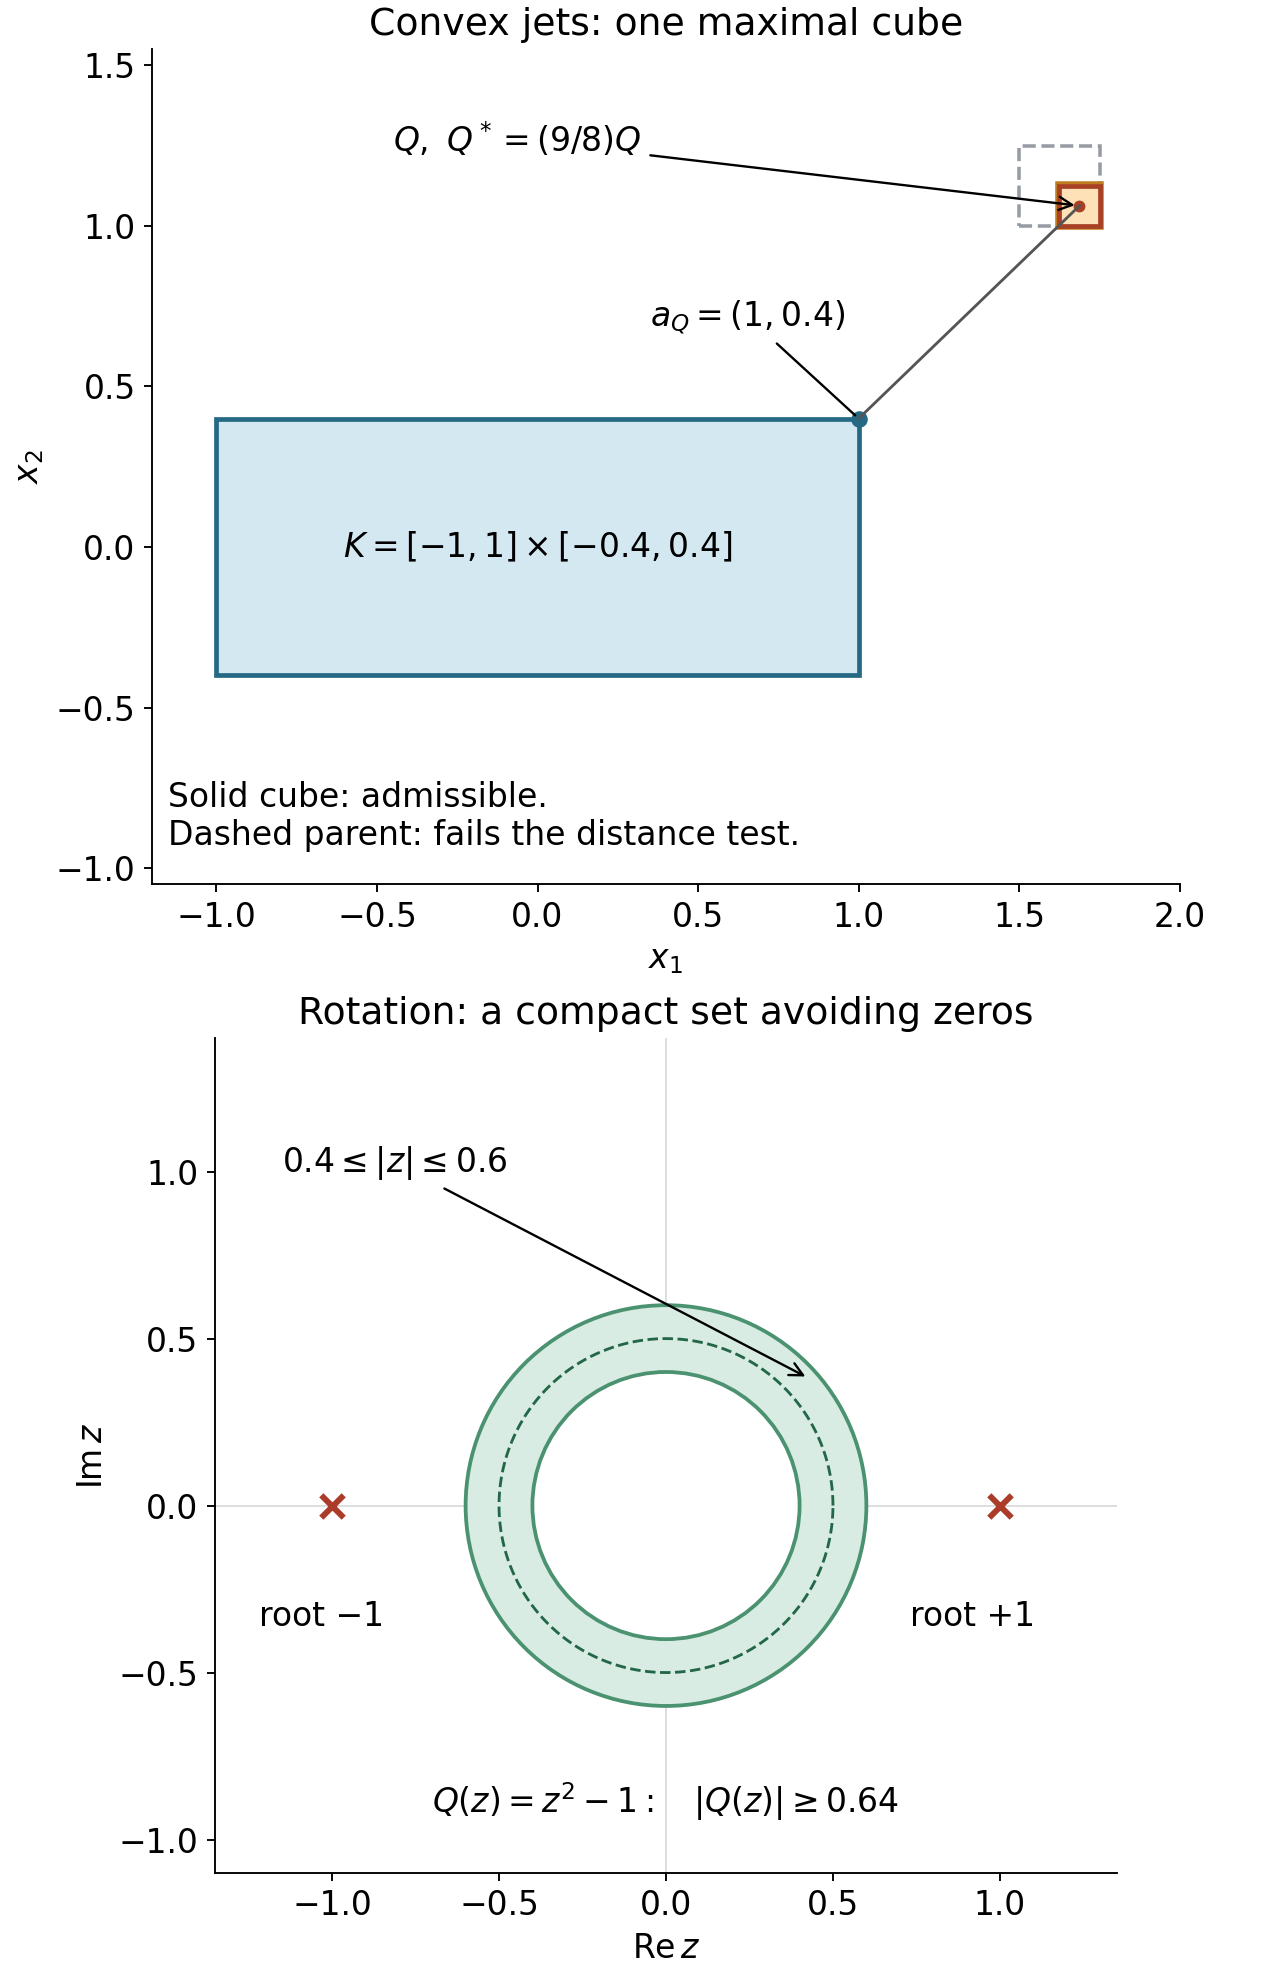

Recreate this plot in Python.
"""Exact illustrative examples for C2/C3 and F1/F2; CC0, 5 October 2026."""
from pathlib import Path
import numpy as np
import matplotlib
matplotlib.use('Agg')
import matplotlib.pyplot as plt
from matplotlib.patches import Rectangle,Circle
HERE=Path(__file__).resolve().parent
plt.rcParams.update({'font.size':14,'axes.titlesize':16,'axes.labelsize':14,'svg.fonttype':'none'})
fig,axs=plt.subplots(2,1,figsize=(7.5,11.6),layout='constrained')
ax=axs[0]
ax.add_patch(Rectangle((-1,-.4),2,.8,fc='#d4e8f2',ec='#266984',lw=2))
ax.text(0,0,r'$K=[-1,1]\times[-0.4,0.4]$',ha='center',va='center',fontsize=14)
q=np.array([13/8,1.0]);side=1/8;center=q+side/2
ax.add_patch(Rectangle((1.5,1),.25,.25,fc='none',ec='#969ca4',ls='--',lw=1.5))
expanded=side*9/8
ax.add_patch(Rectangle(center-expanded/2,expanded,expanded,fc='#fee1b7',ec='#c07c20',lw=1.5))
ax.add_patch(Rectangle(q,side,side,fc='none',ec='#a74024',lw=2))
anchor=np.array([1,.4])
ax.plot(*anchor,'o',color='#266984');ax.plot(*center,'o',color='#a74024',ms=4)
ax.plot([anchor[0],center[0]],[anchor[1],center[1]],color='#555',lw=1.2)
ax.annotate(r'$a_Q=(1,0.4)$',anchor,xytext=(.35,.69),arrowprops={'arrowstyle':'-'},fontsize=14)
ax.annotate(r'$Q,\ Q^*=(9/8)Q$',center,xytext=(-.45,1.23),arrowprops={'arrowstyle':'->'},fontsize=14)
ax.text(-1.15,-.84,'Solid cube: admissible.\nDashed parent: fails the distance test.',va='center',fontsize=14)
ax.set(xlim=(-1.2,2),ylim=(-1.05,1.55),xlabel=r'$x_1$',ylabel=r'$x_2$',
       title='Convex jets: one maximal cube')
ax.set_aspect('equal');ax.spines[['top','right']].set_visible(False)
ax=axs[1]
ax.add_patch(Circle((0,0),.6,fc='#d8ece3',ec='#4b9271',lw=1.6))
ax.add_patch(Circle((0,0),.4,fc='white',ec='#4b9271',lw=1.6))
theta=np.linspace(0,2*np.pi,500)
ax.plot(.5*np.cos(theta),.5*np.sin(theta),color='#236748',ls='--',lw=1.2)
ax.scatter([-1,1],[0,0],marker='x',s=90,lw=2.5,c='#aa3c29',zorder=4)
ax.annotate('root −1',(-1,0),xytext=(-1.22,-.36),fontsize=14)
ax.annotate('root +1',(1,0),xytext=(.73,-.36),fontsize=14)
ax.annotate(r'$0.4\leq |z|\leq0.6$',(.43,.38),xytext=(-1.15,1.0),
            arrowprops={'arrowstyle':'->'},fontsize=14)
ax.text(0,-.92,r'$Q(z)=z^2-1:\quad |Q(z)|\geq 0.64$',ha='center',fontsize=14)
ax.axhline(0,color='#ddd',lw=.8,zorder=0);ax.axvline(0,color='#ddd',lw=.8,zorder=0)
ax.set(xlim=(-1.35,1.35),ylim=(-1.1,1.4),xlabel=r'$\operatorname{Re}z$',ylabel=r'$\operatorname{Im}z$',
       title='Rotation: a compact set avoiding zeros')
ax.set_aspect('equal');ax.spines[['top','right']].set_visible(False)
for suffix in ['png','svg']:fig.savefig(HERE/f'support_and_rotation.{suffix}',dpi=170)
plt.close(fig)
